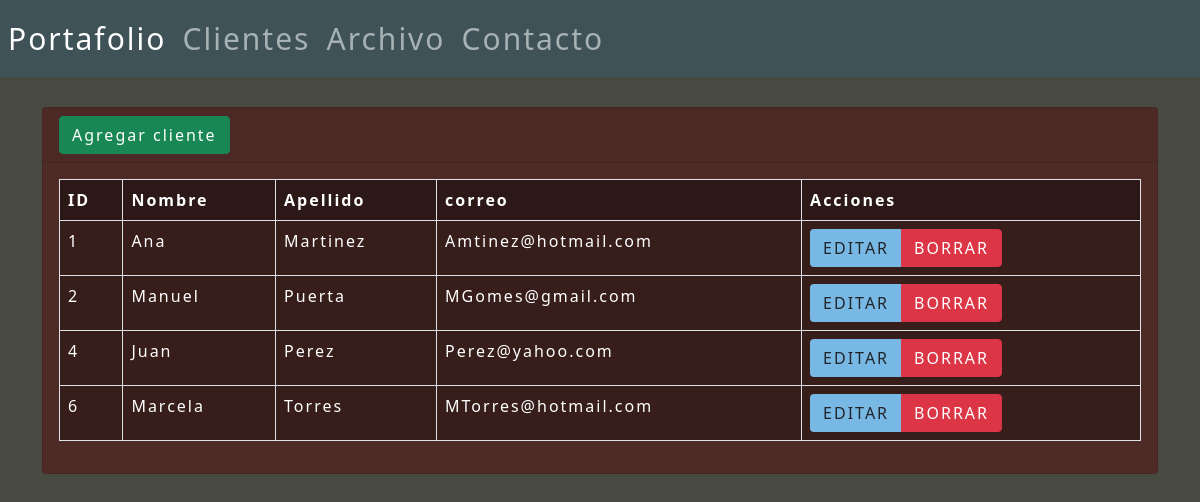
/?controlador=clientes&accion=inicio, run on the app's committed database.
### tables this page shows
CREATE TABLE `usuarios` (
  `ID` int(11) NOT NULL,
  `nombre` varchar(200) NOT NULL,
  `apellido` varchar(200) NOT NULL,
  `correo` varchar(200) NOT NULL
);

### index.php (called while the page is built, shortened)
<?php
    require('views/paginas/template.php');
?>

### controller/controlador_clientes.php (called while the page is built, shortened)
<?php
include_once("model/clientes.php");
class ControladorClientes{
    public function inicio(){
        $Clientes=Clientes::consultar();
        include_once("views/clientes/inicio.php");
    }
}
?>

### router.php (called while the page is built, shortened)
<?php
$controlador= new $objControlador();
$controlador->$accion();
?>

### model/clientes.php (called while the page is built, shortened)
<?php
class Clientes{
    public function __construct($id, $nombre, $apellido, $correo){
        $this->id=$id;
        $this->nombre=$nombre;
        $this->apellido=$apellido;
        $this->correo=$correo;
    }
    public static function consultar(){
        $listaClientes=[];
        $conexionBD=Conexion::crearInstancia();
        $sql= $conexionBD->query("SELECT * FROM usuarios");
        foreach($sql->fetchAll() as $clientes){
            $listaClientes[]= new Clientes($clientes['ID'],$clientes['nombre'],$clientes['apellido'],$clientes['correo']);
        }
        return $listaClientes;
    }
}
?>

### views/clientes/inicio.php (the view)
<div class="card" style="background-color:rgba(90, 0, 0, 0.4);">
    <div class="card-header">
    <a name="" id="" class="btn btn-success" href="?controlador=clientes&accion=crear" role="button">Agregar cliente</a>
    </div>
    <div class="card-body">
    <table class="table table-bordered" style="background-color:rgba(0, 0, 0, 0.3);color:white">
    <thead style="background-color:rgba(0, 0, 0, 0.2)">
        <tr>
            <th>ID</th>
            <th>Nombre</th>
            <th>Apellido</th>
            <th>correo</th>
            <th>Acciones</th>
        </tr>
    </thead>
    <tbody>
        <?php foreach ($Clientes as $Clientes) { ?>
        <tr>
            <td><?php echo $Clientes->id; ?></td>
            <td><?php echo $Clientes->nombre; ?></td>
            <td><?php echo $Clientes->apellido; ?></td>
            <td><?php echo $Clientes->correo; ?></td>
            <td>
                <div class="btn-group" role="group" aria-label="">
                    <a href="?controlador=clientes&accion=editar&$id=<?php echo $Clientes->id; ?>" type="button" class="btn" style="background-color:#78b8e4"> EDITAR </a>
                    <a href="?controlador=clientes&accion=borrar&$id=<?php echo $Clientes->id; ?>" type="button" class="btn btn-danger" > BORRAR </a>
                </div>
            </td>
        </tr>
<?php } ?>
    </tbody>
</table>
    </div>

### views/paginas/template.php (shortened to what this page needs)
<!doctype html>
<html lang="en">
  <head>
    <link rel="stylesheet" href="https://cdn.jsdelivr.net/npm/bootstrap@5.0.2/dist/css/bootstrap.min.css">
  </head>
  <body style="background-color:#484941;letter-spacing:2px;">
      <nav class="navbar navbar-expand navbar-dark" style="background:#3E5258">
          <div class="nav navbar-nav" style="font-size:30px">
              <a class="nav-item nav-link active" href="./?controlador=paginas&accion=inicio">Portafolio <span class="visually-hidden">(current)</span></a>
              <a class="nav-item nav-link" href="./?controlador=clientes&accion=inicio">Clientes</a>
              <a class="nav-item nav-link" href="./?controlador=Archivo&accion=archivo">Archivo</a>
              <a class="nav-item nav-link" href="./?controlador=Contacto&accion=contacto">Contacto</a>
          </div>
      </nav>
      <div class="container" style="margin-top:30px;margin-bottom:30px">
          <div class="row">
              <div class="col-1-12">
                <?php include_once("router.php"); ?>
              </div>
          </div>
      </div>
  </body>
</html>

### data on the page
usuarios: ID "1", nombre "Ana", apellido "Martinez", correo "Amtinez@hotmail.com"
usuarios: ID "2", nombre "Manuel", apellido "Puerta", correo "MGomes@gmail.com"
usuarios: ID "4", nombre "Juan", apellido "Perez", correo "Perez@yahoo.com"
usuarios: ID "6", nombre "Marcela", apellido "Torres", correo "MTorres@hotmail.com"
